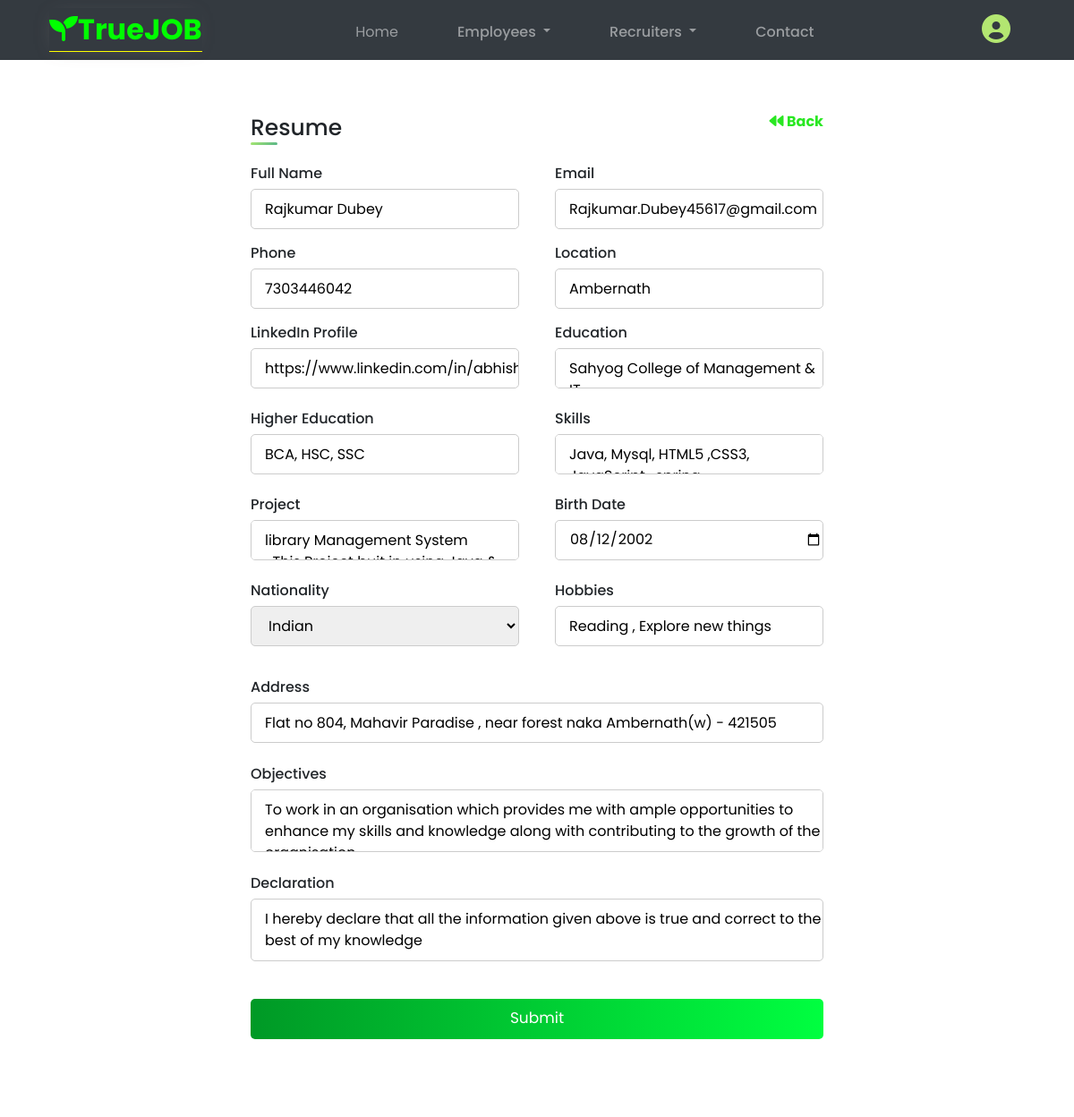
Before: /resume_data_edit/2/ with the older database file.
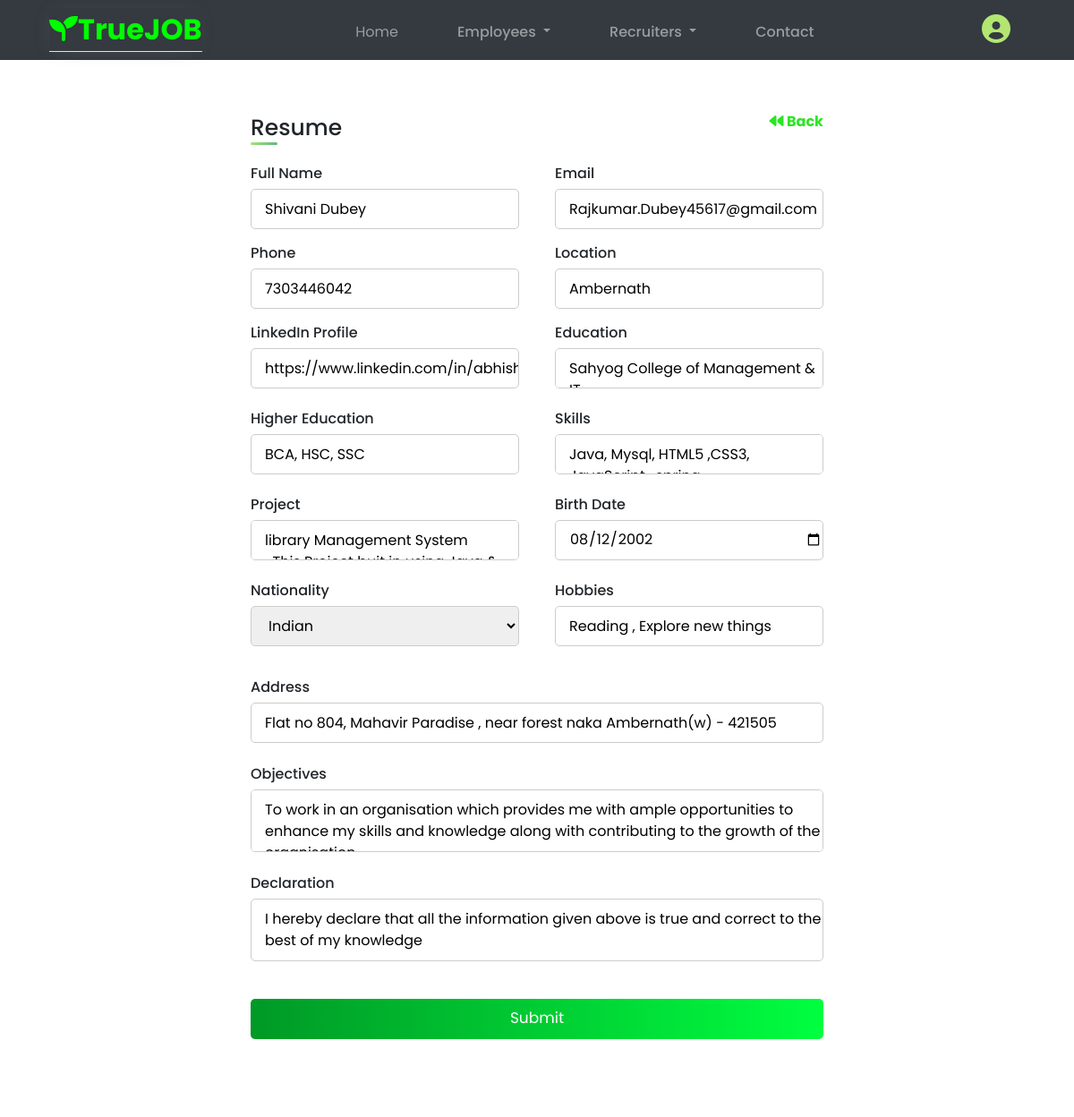
After: the same page with the newer database file.
### app/models.py (models this page shows, shortened)
class ResumeSubmitModel(models.Model):
    user = models.ForeignKey(UserAccount, on_delete=models.CASCADE)
    full_name = models.CharField(verbose_name='Full Name',max_length=2000)
    email = models.EmailField(verbose_name='Email')
    phone = models.CharField(verbose_name='Phone Number',max_length=13)
    location = models.CharField(verbose_name='Location',max_length=2000)
    linked_in = models.URLField(verbose_name='Linked In', max_length=5000)
    education = models.TextField(verbose_name='Education')
    higher_education = models.TextField(verbose_name='Higher Education')
    skills = models.TextField(verbose_name='Skills')
    project = models.TextField(verbose_name='Projects')
    birth_date = models.DateField(verbose_name='Birth Date')
    nationality = models.CharField(verbose_name='Nationality',choices=COUNTRIES, max_length=100)
    hobbies = models.TextField(verbose_name='Hobbies')
    address = models.TextField(verbose_name='Address')
    objectives = models.TextField(verbose_name='Objectives')
    declaration = models.TextField(verbose_name='Declaration')

### app/views.py (the view)
# urls.py: path('resume_data_edit/<int:pk>/',views.ResumeDataEdit,name='resume_data_edit'),
def ResumeDataEdit(request, pk):
    if request.method == 'POST':
        resume_data = ResumeSubmitModel.objects.get(pk=pk)
        form = ResumeSubmitForm(request.POST, instance=resume_data)
        if form.is_valid():
            form.save()
            return redirect('resume_data')
    else:
        resume_data = ResumeSubmitModel.objects.get(pk=pk)
        form = ResumeSubmitForm(instance=resume_data)
        context = {'forms':form}
    return render(request, 'app/resume.html',context)

### app/forms.py
class ResumeSubmitForm(forms.ModelForm):
    class Meta:
        model = ResumeSubmitModel
        fields = ['full_name','email','phone','location','linked_in','education','higher_education',
        'skills','project','birth_date','nationality','hobbies','address','objectives','declaration']
        widgets = {
            'full_name' :forms.TextInput(),
            'email' :forms.EmailInput(),
            'phone' :forms.NumberInput(),
            'location' :forms.TextInput(),
            'linked_in' :forms.URLInput(),
            'education' :forms.Textarea(),
            'higher_education' :forms.Textarea(),
            'skills' :forms.Textarea(),
            'project' :forms.Textarea(),
            'birth_date' :forms.DateInput(attrs={'type':'date'}),
            'nationality' :forms.Select(),
            'hobbies' :forms.Textarea(),
            'address' :forms.Textarea(),
            'objectives' :forms.Textarea(attrs={'class':'_text_area_input'}),
            'declaration' :forms.Textarea(attrs={'class':'_text_area_input'}),
        }

### app/templates/app/resume.html (shortened to what the changed rows need)
<!DOCTYPE html>
{% load static %}
<html lang="en" dir="ltr">
  <head>
    <link rel="stylesheet" href="https://stackpath.bootstrapcdn.com/bootstrap/4.3.1/css/bootstrap.min.css"
>
    <link rel="stylesheet" href="https://cdnjs.cloudflare.com/ajax/libs/font-awesome/6.0.0/css/all.min.css"
 />
    <link rel="stylesheet" href="{% static 'app/css/resumestyle.css' %}" />
  </head>
  <body id="test">
    <div class="container _box_types">
      <div class="content">
        <form action="" method="POST" enctype="multipart/form-data">
          <div class="user-details">
            <div class="input-box">
              <span class="details">Full Name</span>
              {{forms.full_name}}
            </div>
            <div class="input-box">
              <span class="details">Email</span>
              {{forms.email}}
            </div>
            <div class="input-box">
              <span class="details">Phone</span>
              {{forms.phone}}
            </div>
            <div class="input-box">
              <span class="details">Location</span>
              {{forms.location}}
            </div>
            <div class="input-box">
              <span class="details">LinkedIn Profile</span>
              {{forms.linked_in}}
            </div>
            <div class="input-box">
              <span class="details">Education</span>
              {{forms.education}}
            </div>
            <div class="input-box">
              <span class="details">Higher Education</span>
              {{forms.higher_education}}
            </div>
            <div class="input-box">
              <span class="details">Skills</span>
              {{forms.skills}}
            </div>
            <div class="input-box">
              <span class="details">Project</span>
              {{forms.project}}
            </div>
            <div class="input-box">
              <span class="details">Birth Date</span>
              {{forms.birth_date}}
            </div>
            <div class="input-box">
              <span class="details">Nationality</span>
              {{forms.nationality}}
            </div>
            <div class="input-box">
              <span class="details">Hobbies</span>
              {{forms.hobbies}}
            </div>
          </div>
          <div class="input-box">
            <span class="details">Address</span>
            {{forms.address}}
          </div>
          <div class="input-box mt-3">
            <span class="details">Objectives</span>
            {{forms.objectives}}
          </div>
          <div class="input-box mt-3">
            <span class="details">Declaration</span>
            {{forms.declaration}}
          </div>
        </form>
      </div>
    </div>
  </body>
</html>

Changed rows visible on the page:
changed ResumeSubmitModel "Rajkumar.Dubey45617@gmail.com": full_name "Rajkumar Dubey" → "Shivani Dubey"
